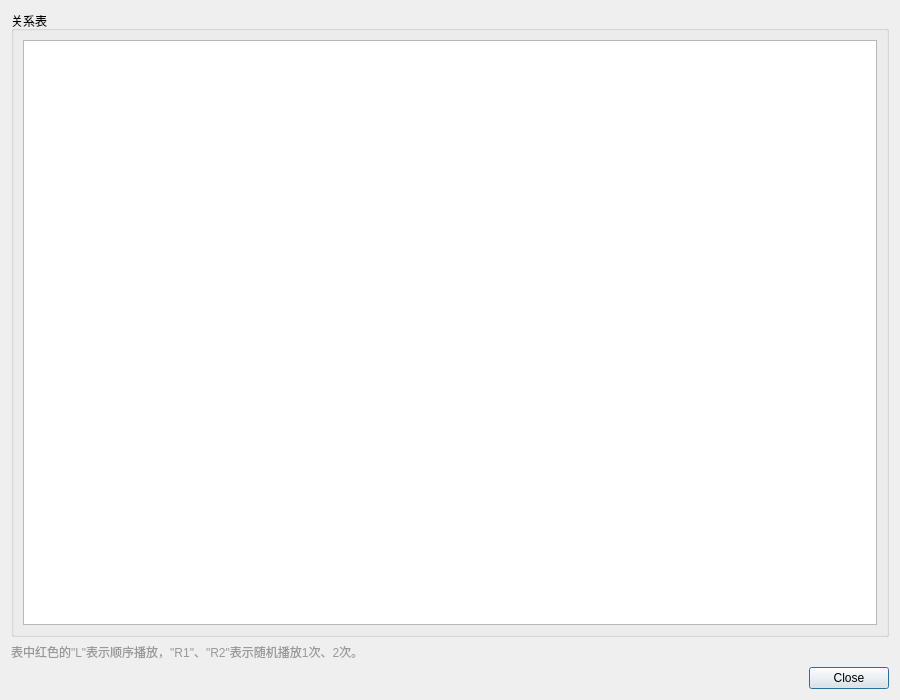
<?xml version="1.0" encoding="UTF-8"?>
<ui version="4.0">
 <class>W_COAS_StateNodeRelationTable</class>
 <widget class="QDialog" name="W_COAS_StateNodeRelationTable">
  <property name="geometry">
   <rect>
    <x>0</x>
    <y>0</y>
    <width>900</width>
    <height>700</height>
   </rect>
  </property>
  <property name="windowTitle">
   <string>状态节点关系表</string>
  </property>
  <layout class="QVBoxLayout" name="verticalLayout">
   <item>
    <widget class="QGroupBox" name="groupBox">
     <property name="title">
      <string>关系表</string>
     </property>
     <layout class="QVBoxLayout" name="verticalLayout_2">
      <item>
       <widget class="QTableWidget" name="tableWidget">
        <property name="styleSheet">
         <string notr="true">QTableView::item:selected {
	background: #d9d9d9;
}</string>
        </property>
        <property name="editTriggers">
         <set>QAbstractItemView::NoEditTriggers</set>
        </property>
        <property name="selectionMode">
         <enum>QAbstractItemView::ExtendedSelection</enum>
        </property>
       </widget>
      </item>
     </layout>
    </widget>
   </item>
   <item>
    <widget class="QLabel" name="label">
     <property name="styleSheet">
      <string notr="true">color:#999999;</string>
     </property>
     <property name="text">
      <string>表中红色的&quot;L&quot;表示顺序播放，&quot;R1&quot;、&quot;R2&quot;表示随机播放1次、2次。</string>
     </property>
     <property name="wordWrap">
      <bool>true</bool>
     </property>
    </widget>
   </item>
   <item>
    <widget class="QDialogButtonBox" name="buttonBox">
     <property name="orientation">
      <enum>Qt::Horizontal</enum>
     </property>
     <property name="standardButtons">
      <set>QDialogButtonBox::Close</set>
     </property>
    </widget>
   </item>
  </layout>
 </widget>
 <resources/>
 <connections>
  <connection>
   <sender>buttonBox</sender>
   <signal>rejected()</signal>
   <receiver>W_COAS_StateNodeRelationTable</receiver>
   <slot>reject()</slot>
   <hints>
    <hint type="sourcelabel">
     <x>345</x>
     <y>303</y>
    </hint>
    <hint type="destinationlabel">
     <x>286</x>
     <y>274</y>
    </hint>
   </hints>
  </connection>
 </connections>
</ui>
